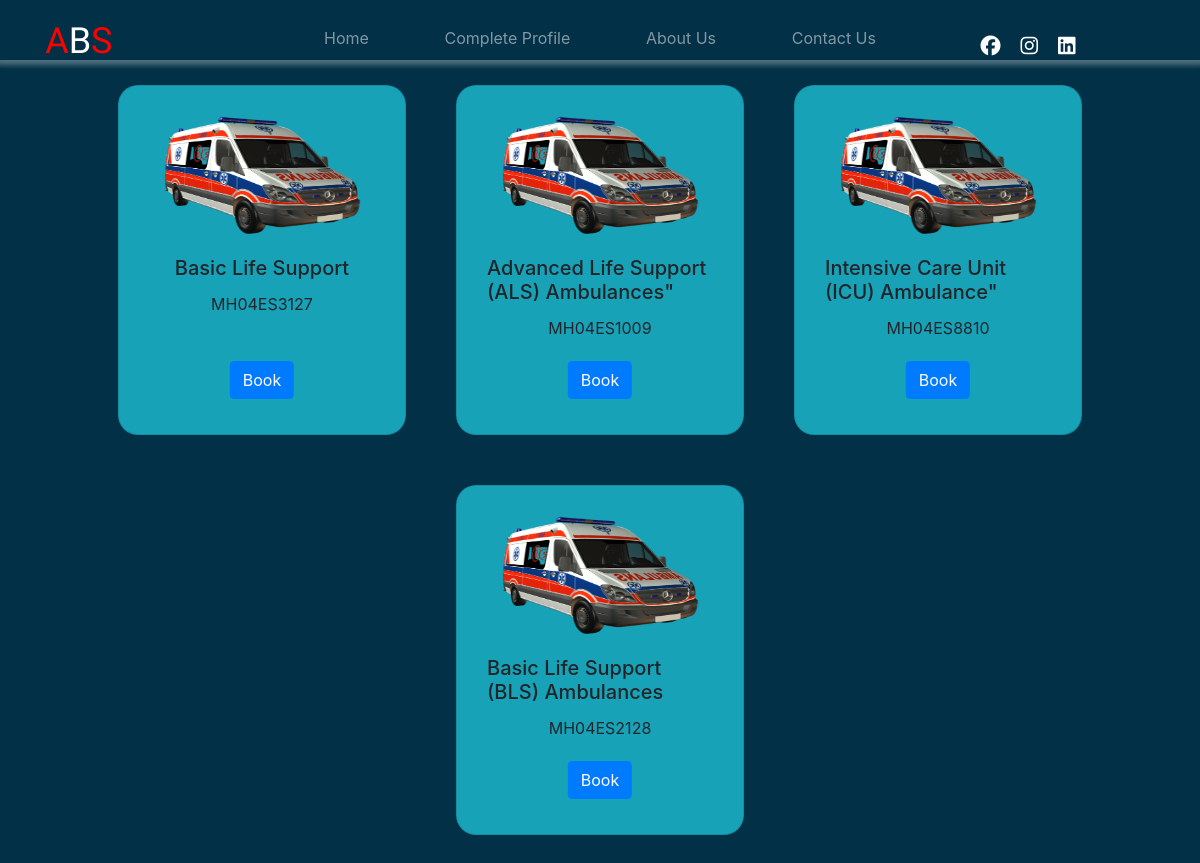
/ambulanceCard, run on an earlier commit of the app's database.
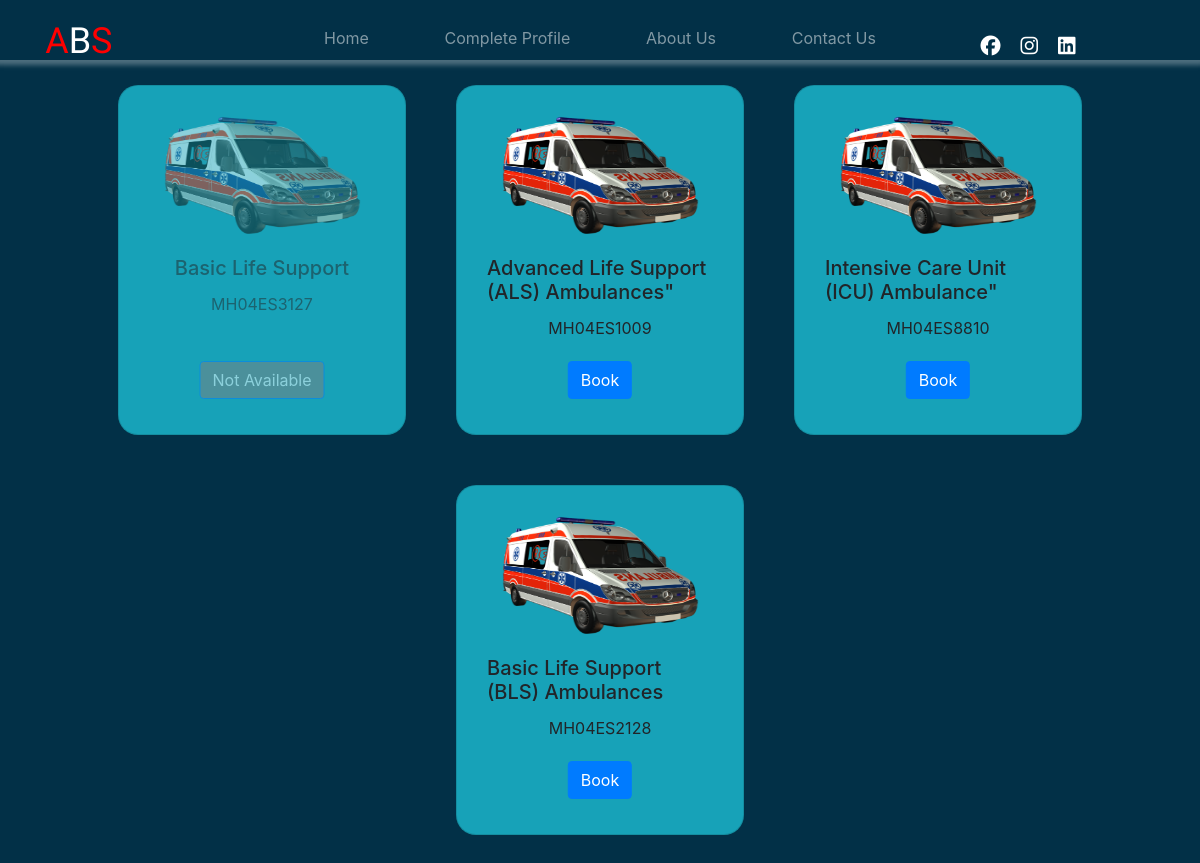
And on a later commit of the database.
### ABS/models.py (models this page shows)
class Ambulance(models.Model):
    ambulance_id = models.IntegerField(primary_key=True)
    ambulance_name = models.CharField(max_length=50)
    ambulance_plate = models.CharField(max_length=15)
    doctor = models.CharField(max_length=50)
    cleaner = models.CharField(max_length=50)
    driver = models.CharField(max_length=50)
    isActive = models.BooleanField(default=False)
    class Meta:
        db_table = 'Ambulance'

### ABS/views.py (the view)
# urls.py: path('ambulanceCard',v.AmbulanceCard),
def AmbulanceCard(request):
    uid = request.session.get('uid')
    amb = Ambulance.objects.all()
    context={'amb':amb}
    return render(request,'ambCard.html',context)

### ABS/templates/ambCard.html
{%extends 'userNavbar.html'%}
{%load static%}
{%block body%}
<link rel="stylesheet" href="{%static 'css/ambCard.css'%}">
<link rel="stylesheet" href="{%static 'css/bmin.css'%}">
<div class="ambulance-card">
    {%for i in amb%}
    <div class="card bg-info" style="width: 18rem;margin: 25px;padding: 30px 10px 30px 10px;height: 350px;">
        {% if i.isActive == 0 %}
        <img class="card-img-top" src="{% static 'image/hero.png'%}" alt="Card image cap" width="180px" height="120px">
        <div class="card-body">
          <h5 class="card-title">{{i.ambulance_name}}</h5>
          <p class="card-text" style="text-align: center;">{{i.ambulance_plate}}</p>
          <a href="book/{{i.ambulance_id}}" class="btn btn-primary" style="text-align: center;">Book</a>
        </div>
        {% else %}
        <img class="card-img-top" src="{% static 'image/hero.png'%}" alt="Card image cap" width="180px" height="120px" style="opacity: 0.5 !important;">
        <div class="card-body" style="opacity: 0.5 !important;">
          <h5 class="card-title">{{i.ambulance_name}}</h5>
          <p class="card-text" style="text-align: center;">{{i.ambulance_plate}}</p>
          <a href="book/{{i.ambulance_id}}" class="btn btn-primary" style="text-align: center;pointer-events: none;background-color: gray;">Not Available</a>
        </div>
        {% endif %}
      </div>
      {%endfor%}
</div>
{%endblock%}

What changed in the data, as far as the page shows it:
changed Ambulance "Basic Life Support": isActive: picture added; isActive: picture removed; isActive "Book" → "Not Available"
